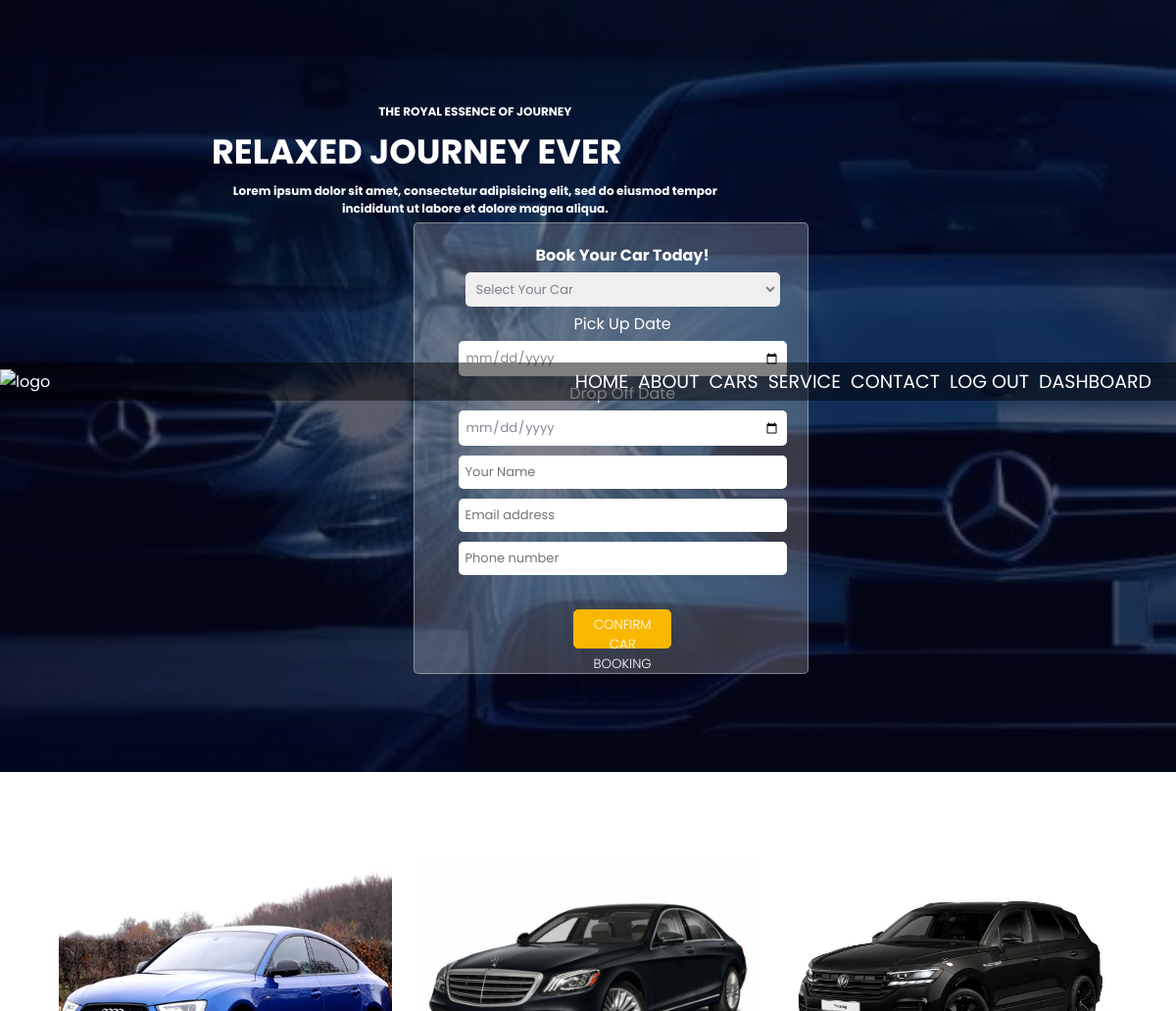
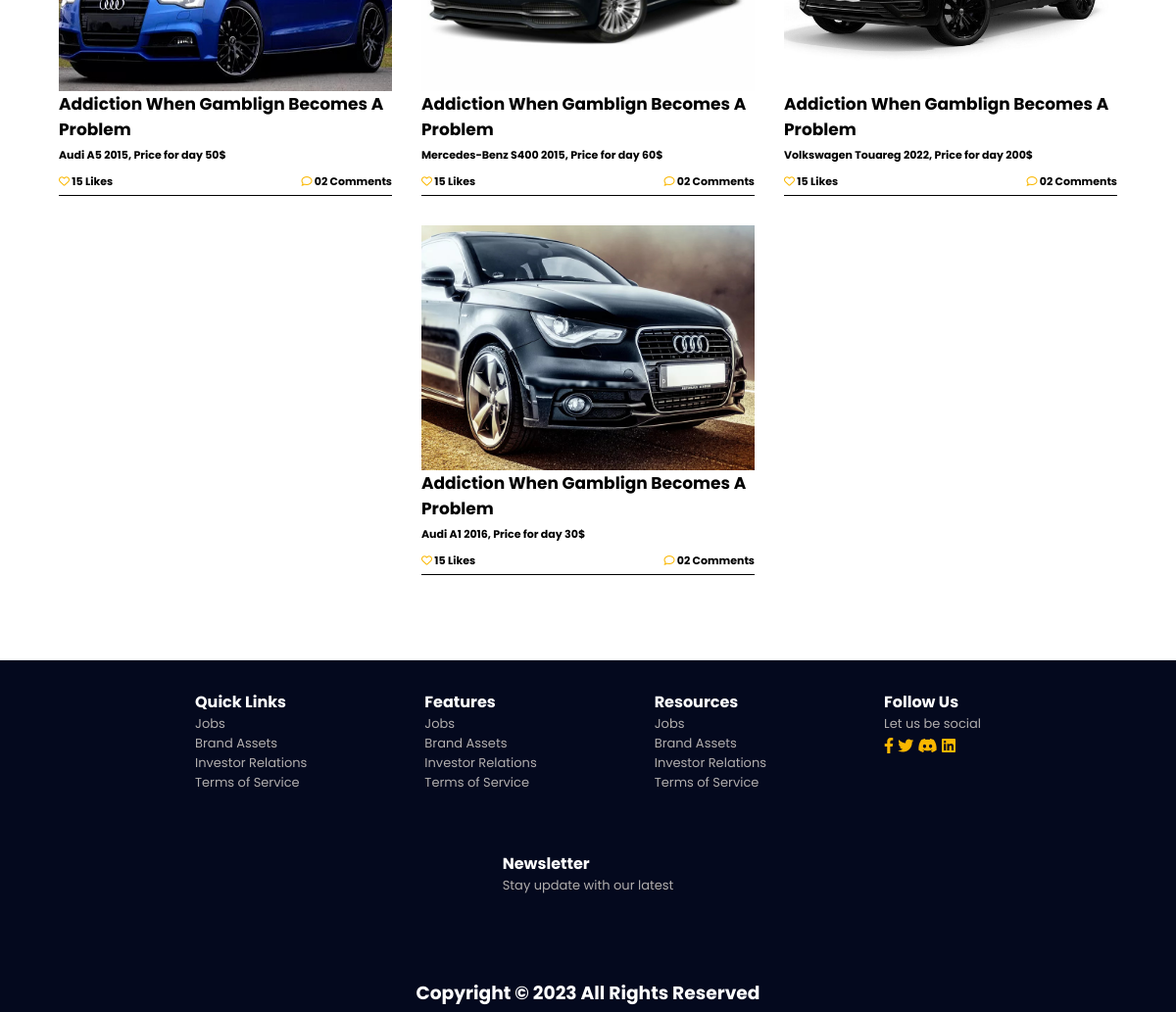
The page /cars.php (signed in) on the database its author committed (2 pictures, top to bottom).
### tables this page shows
CREATE TABLE `cars` (
  `id` int(11) NOT NULL,
  `image` varchar(200) NOT NULL,
  `emri` varchar(200) NOT NULL,
  `lloji` varchar(200) NOT NULL,
  `qmimi` varchar(20) NOT NULL
);

### CRUD/database.php (called while the page is built)
<?php
 class dbConnect{
     private $conn = null;
     private $host = 'localhost';
     private $dbname = 'renta_car';
     private $dbusername = 'root';
     private $password = '';
        public function connectDB(){
            try{
                $this->conn = new PDO("mysql:host=$this->host;dbname=$this->dbname", $this->dbusername, $this->password);
         }catch(PDOException  $d){
                echo "nuk mund te lidhj me sukses";
         }
            return $this->conn;
        }
     }
?>

### CRUD/Menu-controller.php (called while the page is built, shortened)
<?php
require_once('database.php');
class Car extends dbConnect {
    private $dbconn;
    public function __construct($id='', $image='', $emri = '', $lloji='', $qmimi=''){
        $this->dbconn= $this->connectDB();
    }
    public function lexoDhenat(){
       $sql = "select * from cars";
       $stm=$this->dbconn->prepare($sql);
       $stm->execute();
       $rezultati = $stm->fetchAll(PDO::FETCH_ASSOC);
       return $rezultati;
    }
}
?>

### cars.php (the view, shortened to what this page needs)
<?php
require_once 'includes/header.php';
    require_once './CRUD/Menu-controller.php';
?>
             <li ><a class="nav-link" href="logout.php">LOG OUT</a></li>
             <?php
        if(isset($_SESSION["role"])){
         echo '<li><a href="CRUD/display.php">DASHBOARD</a></li>';
    }
    ?>
         </ul>
    </nav>
 <div class="content">
    <div class="text-content">
        <p>THE ROYAL ESSENCE OF JOURNEY</p>
        <h1>RELAXED JOURNEY EVER</h1>
        <p>Lorem ipsum dolor sit amet, consectetur adipisicing elit, sed do eiusmod tempor incididunt ut labore et dolore magna aliqua.</p>
    </div>
<div class="form-content">
        <form method="POST" action="">
            <h4>Book Your Car Today!</h4>
            <select name="cars" placeholder="Select Your Car" required>
                <option value="select">Select Your Car</option>
                <?php
                $cars = new Car;
                $all = $cars->lexoDhenat();
                ?>
            </select>
            <label for="pickup">Pick Up Date</label>
            <input type="date" name="pickup" required>
            <label for="drop">Drop Off Date</label>
            <input type="date" name="drop" required>
            <input type="text" placeholder="Your Name" name = "name" required>
            <input type="email" placeholder="Email address" name = "email" required>
            <input type="tel" placeholder="Phone number" maxlength="12" name= "phone" required>
            <br>
            <button class="yellow button" name="submit">CONFIRM CAR BOOKING</button>
        </form>
    </div>
</div>
</header>
<br><br><br><br>
<section id="blog">
    <div class="container">
        <div class="content2">
        <?php
        for($i=0; $i<count($all) ;$i++){
            echo '
                    <div class="post">
                        <img src="'.$all[$i]['image'].'" width="340px" height = "250px">
                        <h6>Addiction When Gamblign Becomes A Problem</h6>
                        <p>'.$all[$i]['emri'].' '.$all[$i]['lloji'].' '.$all[$i]['qmimi'].'</p>
                        <div class="interactions">
                            <p>
                                <i class="fa-regular fa-heart"></i>
                                15 Likes
                            </p>
                            <p><i class="fa-regular fa-comment"></i>
                                02 Comments
                            </p>
                        </div>
                    </div>';
        }
        ?>
                </div>
            </div>
        </section>
        <br><br><br><br>
     <?php
         require_once 'includes/footer.php';
        ?>
    </body>
</html>

### assets/css/index.css (style rules this page uses)
#services .card:hover h5, i { color: var(--yellow-color); transition: 0.5s ease-in-out; }
#blog .container { display: flex; flex-flow:column wrap; justify-content: center; align-items: center; text-align: center; }
#blog .content2 { display: flex; flex-flow: row wrap; justify-content: center; align-items: center; }
#blog .content2 .post { display: flex; flex-flow: column wrap; justify-content: center; align-items: flex-start; width:min-content; margin: 15px; text-align: start; overflow: hidden; }
#blog .post h6 { font-size: 17px; margin: 0px; }
#blog img { overflow: hidden; }
#blog .post p { display: inline; font-size: 11px; }
#blog .interactions { width: 100%; display: flex; flex-flow:row wrap; justify-content: space-between; align-items: center; border-bottom: 1px solid black; }
a { display: block; text-decoration: none; color: #f9f9ff; }

### assets/css/header.css (style rules this page uses)
body { margin: 0px; padding: 0px; box-sizing: border-box; overflow-x: hidden; }
* { font-family: 'Poppins', sans-serif; }
:root { --yellow-color:#fab700; --black-color:#04091e; }
.yellow { background-color: var(--yellow-color); color: white; font-weight: bold; border:1px solid var(--yellow-color); cursor: pointer; }
nav ul li { list-style-type: none; padding: 5px; }
nav ul li a { font-size: 13px; text-decoration: none; display: inline; color: white; }
header .content { padding: 100px; background-color:#04091ea6; display: flex; flex-flow:row wrap; justify-content: space-around; align-items: center; }
header .content .text-content h1 { font-size: 35px; }
header .content .text-content p { font-size: 12px; width: 70%; }
header form { width: 90%; display: flex; flex-flow: column wrap; justify-content: center; align-items: center; padding: 20px 40px; border-radius: 5px; border: 1px solid rgba(255, 255, 255, 0.37); background: rgba(255, 255, 255, 0.212); }
header form select,input { width: 100%; margin: 5px; color:#04091e79; border-radius: 5px; font-size: 13px; border: 2px solid transparent ; outline: none; padding: 5px; }
header form button { margin: 5px; font-weight: 300 !important; text-align: center; padding: 5px 10px; }

### CRUD/displayStyle.css (style rules this page uses)
* { margin: 0; padding: 0; }
body { font-family: 'Segoe UI light', Tahoma, Geneva, Verdana, sans-serif; }
p { text-align: center; font-size: 14pt; font-weight: bolder; padding: 5px 0px; }
button { background-color:rgb(148 141 167); width: 100px; height: 40px; border-radius: 5px; cursor: pointer; }
nav ul li { list-style-type: none; padding: 5px; }
nav ul li a { font-size: 19px; text-decoration: none; display: inline; color: white; }

### rows shown on the page
cars: image (picture), emri "Audi", lloji "A5 2015,", qmimi "Price for day 50$"
cars: image (picture), emri "Mercedes-Benz", lloji "S400 2015,", qmimi "Price for day 60$"
cars: image (picture), emri "Volkswagen", lloji "Touareg 2022,", qmimi "Price for day 200$"
cars: image (picture), emri "Audi", lloji "A1 2016,", qmimi "Price for day 30$"
